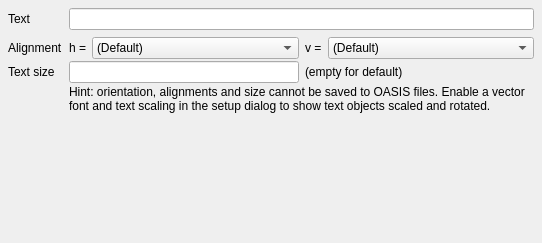
<?xml version="1.0" encoding="UTF-8"?>
<ui version="4.0">
 <class>EditorOptionsText</class>
 <widget class="QWidget" name="EditorOptionsText">
  <property name="geometry">
   <rect>
    <x>0</x>
    <y>0</y>
    <width>542</width>
    <height>243</height>
   </rect>
  </property>
  <property name="windowTitle">
   <string>Form</string>
  </property>
  <layout class="QVBoxLayout">
   <property name="spacing">
    <number>2</number>
   </property>
   <property name="leftMargin">
    <number>4</number>
   </property>
   <property name="topMargin">
    <number>4</number>
   </property>
   <property name="rightMargin">
    <number>4</number>
   </property>
   <property name="bottomMargin">
    <number>4</number>
   </property>
   <item>
    <widget class="QFrame" name="frame">
     <property name="frameShape">
      <enum>QFrame::NoFrame</enum>
     </property>
     <property name="frameShadow">
      <enum>QFrame::Raised</enum>
     </property>
     <layout class="QGridLayout">
      <property name="leftMargin">
       <number>4</number>
      </property>
      <property name="topMargin">
       <number>4</number>
      </property>
      <property name="rightMargin">
       <number>4</number>
      </property>
      <property name="bottomMargin">
       <number>4</number>
      </property>
      <property name="horizontalSpacing">
       <number>6</number>
      </property>
      <property name="verticalSpacing">
       <number>2</number>
      </property>
      <item row="2" column="0">
       <widget class="QLabel" name="label_4">
        <property name="text">
         <string>Alignment</string>
        </property>
       </widget>
      </item>
      <item row="2" column="1">
       <widget class="QLabel" name="label_8">
        <property name="sizePolicy">
         <sizepolicy hsizetype="Fixed" vsizetype="Preferred">
          <horstretch>0</horstretch>
          <verstretch>0</verstretch>
         </sizepolicy>
        </property>
        <property name="text">
         <string>h =</string>
        </property>
       </widget>
      </item>
      <item row="3" column="0">
       <widget class="QLabel" name="Text size">
        <property name="text">
         <string>Text size</string>
        </property>
       </widget>
      </item>
      <item row="0" column="1" colspan="4">
       <widget class="QLineEdit" name="text_le">
        <property name="sizePolicy">
         <sizepolicy hsizetype="Expanding" vsizetype="Fixed">
          <horstretch>0</horstretch>
          <verstretch>0</verstretch>
         </sizepolicy>
        </property>
       </widget>
      </item>
      <item row="0" column="0">
       <widget class="QLabel" name="label_2">
        <property name="sizePolicy">
         <sizepolicy hsizetype="Fixed" vsizetype="Preferred">
          <horstretch>0</horstretch>
          <verstretch>0</verstretch>
         </sizepolicy>
        </property>
        <property name="text">
         <string>Text</string>
        </property>
       </widget>
      </item>
      <item row="4" column="1" colspan="4">
       <widget class="QLabel" name="label_3">
        <property name="text">
         <string>Hint: orientation, alignments and size cannot be saved to OASIS files. Enable a vector font and text scaling in the setup dialog to show text objects scaled and rotated.</string>
        </property>
        <property name="wordWrap">
         <bool>true</bool>
        </property>
       </widget>
      </item>
      <item row="3" column="1" colspan="2">
       <widget class="QLineEdit" name="size_le"/>
      </item>
      <item row="3" column="3" colspan="2">
       <widget class="QLabel" name="label">
        <property name="text">
         <string>(empty for default)</string>
        </property>
       </widget>
      </item>
      <item row="2" column="4">
       <widget class="QComboBox" name="valign_cbx">
        <property name="sizePolicy">
         <sizepolicy hsizetype="Preferred" vsizetype="Fixed">
          <horstretch>1</horstretch>
          <verstretch>0</verstretch>
         </sizepolicy>
        </property>
        <item>
         <property name="text">
          <string>(Default)</string>
         </property>
        </item>
        <item>
         <property name="text">
          <string>Top</string>
         </property>
        </item>
        <item>
         <property name="text">
          <string>Center</string>
         </property>
        </item>
        <item>
         <property name="text">
          <string>Bottom</string>
         </property>
        </item>
       </widget>
      </item>
      <item row="2" column="3">
       <widget class="QLabel" name="label_9">
        <property name="sizePolicy">
         <sizepolicy hsizetype="Fixed" vsizetype="Preferred">
          <horstretch>0</horstretch>
          <verstretch>0</verstretch>
         </sizepolicy>
        </property>
        <property name="text">
         <string>v =</string>
        </property>
       </widget>
      </item>
      <item row="2" column="2">
       <widget class="QComboBox" name="halign_cbx">
        <property name="sizePolicy">
         <sizepolicy hsizetype="Preferred" vsizetype="Fixed">
          <horstretch>1</horstretch>
          <verstretch>0</verstretch>
         </sizepolicy>
        </property>
        <item>
         <property name="text">
          <string>(Default)</string>
         </property>
        </item>
        <item>
         <property name="text">
          <string>Left</string>
         </property>
        </item>
        <item>
         <property name="text">
          <string>Center</string>
         </property>
        </item>
        <item>
         <property name="text">
          <string>Right</string>
         </property>
        </item>
       </widget>
      </item>
      <item row="1" column="0" colspan="5">
       <spacer>
        <property name="orientation">
         <enum>Qt::Vertical</enum>
        </property>
        <property name="sizeType">
         <enum>QSizePolicy::Fixed</enum>
        </property>
        <property name="sizeHint" stdset="0">
         <size>
          <width>20</width>
          <height>5</height>
         </size>
        </property>
       </spacer>
      </item>
     </layout>
    </widget>
   </item>
   <item>
    <spacer>
     <property name="orientation">
      <enum>Qt::Vertical</enum>
     </property>
     <property name="sizeHint" stdset="0">
      <size>
       <width>20</width>
       <height>40</height>
      </size>
     </property>
    </spacer>
   </item>
  </layout>
 </widget>
 <tabstops>
  <tabstop>text_le</tabstop>
  <tabstop>halign_cbx</tabstop>
  <tabstop>valign_cbx</tabstop>
  <tabstop>size_le</tabstop>
 </tabstops>
 <resources/>
 <connections/>
</ui>
